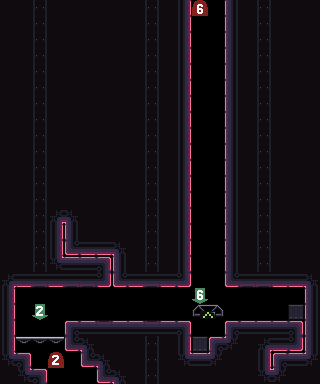

This is a level from a 2D game, rendered from its Tiled map with the project's own tilesets. A one-line summary and the map file follow, with tile-layer data summarised:
An orthogonal 20x24 tile map with 16x16 px tiles, 13 tile layers (blocks, NPCs, enemies, liquid, ...), 4 tilesets.

<map version="1.5" tiledversion="1.7.2" orientation="orthogonal" renderorder="right-down" width="20" height="24" tilewidth="16" tileheight="16" infinite="0" nextlayerid="14" nextobjectid="1">
 <editorsettings>
  <export target="levels/15/level_15.csv" format="csv" />
 </editorsettings>
 <tileset firstgid="1" source="block_tileset.tsx" />
 <tileset firstgid="109" source="entry_tileset.tsx" />
 <tileset firstgid="118" source="elevator_tileset.tsx" />
 <tileset firstgid="120" source="exit_tileset.tsx" />
 <layer id="1" name="blocks" width="20" height="24">
  <data>[480 cells, 395 non-empty, 17 distinct tile ids]</data>
 </layer>
 <layer id="6" name="NPCs" width="20" height="24">
  <data>[480 cells, 0 non-empty, 0 distinct tile ids]</data>
 </layer>
 <layer id="7" name="enemies" width="20" height="24">
  <data>[480 cells, 0 non-empty, 0 distinct tile ids]</data>
 </layer>
 <layer id="8" name="liquid" width="20" height="24">
  <data>[480 cells, 0 non-empty, 0 distinct tile ids]</data>
 </layer>
 <layer id="9" name="collision_blocks" width="20" height="24">
  <data>[480 cells, 0 non-empty, 0 distinct tile ids]</data>
 </layer>
 <layer id="10" name="vanishing_blocks" width="20" height="24">
  <data>[480 cells, 0 non-empty, 0 distinct tile ids]</data>
 </layer>
 <layer id="11" name="save" width="20" height="24">
  <data>[480 cells, 0 non-empty, 0 distinct tile ids]</data>
 </layer>
 <layer id="12" name="collectibles" width="20" height="24">
  <data>[480 cells, 0 non-empty, 0 distinct tile ids]</data>
 </layer>
 <layer id="13" name="pickups" width="20" height="24">
  <data>[480 cells, 0 non-empty, 0 distinct tile ids]</data>
 </layer>
 <layer id="3" name="entrances" width="20" height="24">
  <data>[480 cells, 2 non-empty, 2 distinct tile ids]</data>
 </layer>
 <layer id="4" name="elevator" width="20" height="24">
  <data>[480 cells, 1 non-empty, 1 distinct tile ids]</data>
 </layer>
 <layer id="5" name="exits" width="20" height="24">
  <data>[480 cells, 2 non-empty, 2 distinct tile ids]</data>
 </layer>
 <layer id="2" name="platform" width="20" height="24">
  <data>[480 cells, 3 non-empty, 1 distinct tile ids]</data>
 </layer>
</map>
